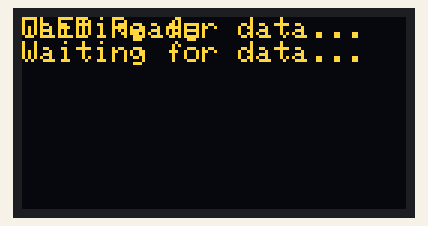
The sketch below on a simulated Arduino Uno, built with avr-gcc and run on an emulated ATmega328P. Shown: 128×64 one-colour display. The OLED is the two-colour kind (top 16 rows yellow).

Above: at 0.1 s.

The sketch:

dock.ino
```cpp
#include <Wire.h>
#include <Adafruit_GFX.h>
#include <Adafruit_SSD1306.h>

#define SCREEN_WIDTH 128
#define SCREEN_HEIGHT 64
#define OLED_RESET -1

Adafruit_SSD1306 display(SCREEN_WIDTH, SCREEN_HEIGHT, &Wire, OLED_RESET);

const int DATA_SIZE = SCREEN_WIDTH * SCREEN_HEIGHT / 8;
byte frameBuffer[DATA_SIZE];
int imgIndex = 0;

void setup() {
  Serial.begin(115200);

  // OLED 초기화
  if(!display.begin(SSD1306_SWITCHCAPVCC, 0x3C)){
    for(;;); // 초기화 실패 시 멈춤
  }

  // OLED 켜질 때 초기 메시지
  display.clearDisplay();
  display.setTextSize(1);
  display.setTextColor(WHITE);
  display.setCursor(0, 0);
  display.println("OLED Ready");
  display.println("Waiting for data...");
  display.display();
}

void loop() {
  // 시리얼 데이터 수신 대기
  if (Serial.available() > 0) {
    imgIndex = 0;
    while(imgIndex < DATA_SIZE){
      if(Serial.available() > 0){
        frameBuffer[imgIndex++] = Serial.read();
      }
    }

    // 수신 완료 후 화면 표시
    display.clearDisplay();
    display.drawBitmap(0, 0, frameBuffer, SCREEN_WIDTH, SCREEN_HEIGHT, WHITE);
    display.display();
  } else {
    // 연결 안 됐을 때 메시지 유지
    display.setTextSize(1);
    display.setTextColor(WHITE);
    display.setCursor(0, 0);
    display.println("Waiting for data...");
    display.display();
    delay(500); // 화면 깜빡임 방지
  }
}
```
